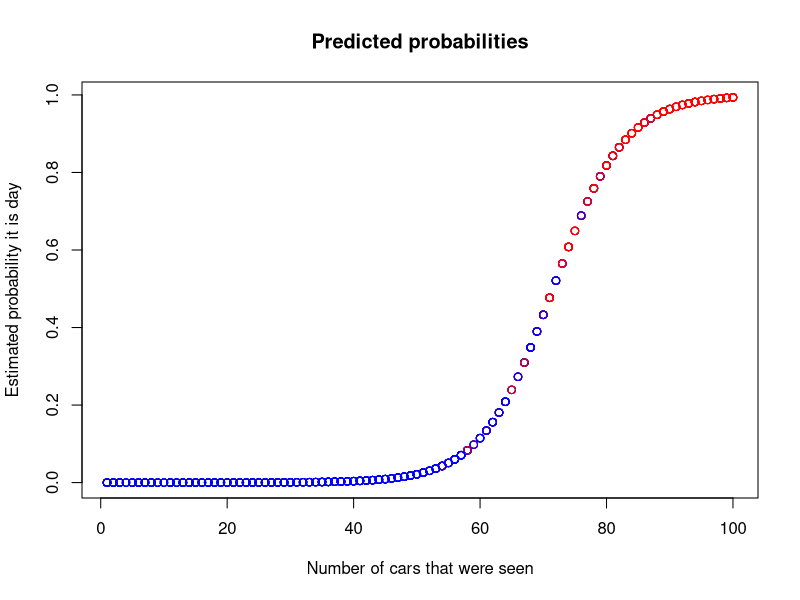
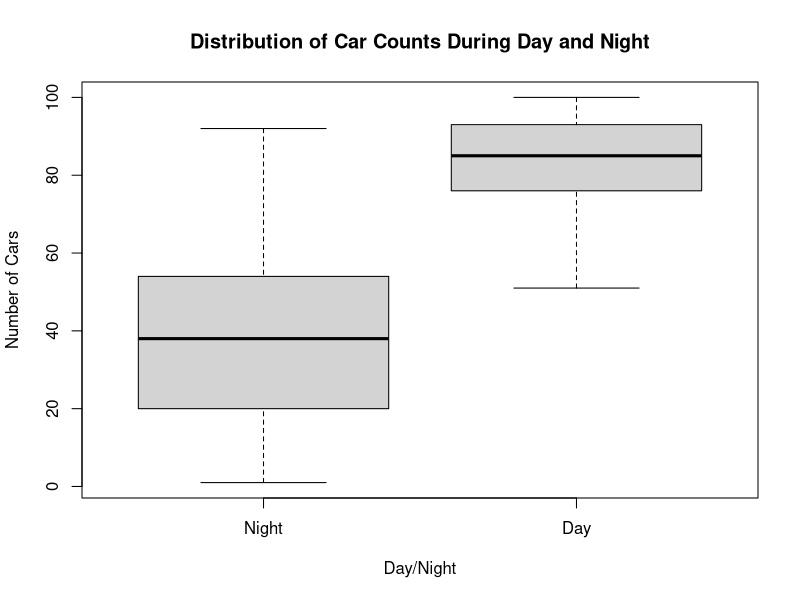

R code for these plots, in order:
# Create data frame
day_or_night <- data.frame(
  num_cars = sample.int(n = 100, size = 1000, replace = TRUE),
  noise = rnorm(n = 1000, mean = 0, sd = 10)
)

day_or_night$is_day <- ifelse(day_or_night$num_cars + day_or_night$noise > 70, 1, 0) # Adjust threshold for day

# Build logistic regression model
day_or_night_model <- glm(
  is_day ~ num_cars,
  data = day_or_night,
  family = binomial()
)

# Summary of the model
summary(day_or_night_model)

# Predictions
day_or_night_predictions <- predict(day_or_night_model, type = "response")

# Plot predictions
plot(day_or_night$num_cars, day_or_night_predictions, 
     xlab = "Number of cars that were seen",
     ylab = "Estimated probability it is day",
     main = "Predicted probabilities",
     col = ifelse(day_or_night$is_day == 1, "red", "blue"))

# Slope estimation
slopes <- summary(day_or_night_model)$coefficients[, 1:2]
print(slopes)

# Save the model
saveRDS(day_or_night_model, file = "day_or_night_model.rds")

boxplot(num_cars ~ factor(is_day), data = day_or_night,
        xlab = "Day/Night", ylab = "Number of Cars",
        names = c("Night", "Day"),
        main = "Distribution of Car Counts During Day and Night")
